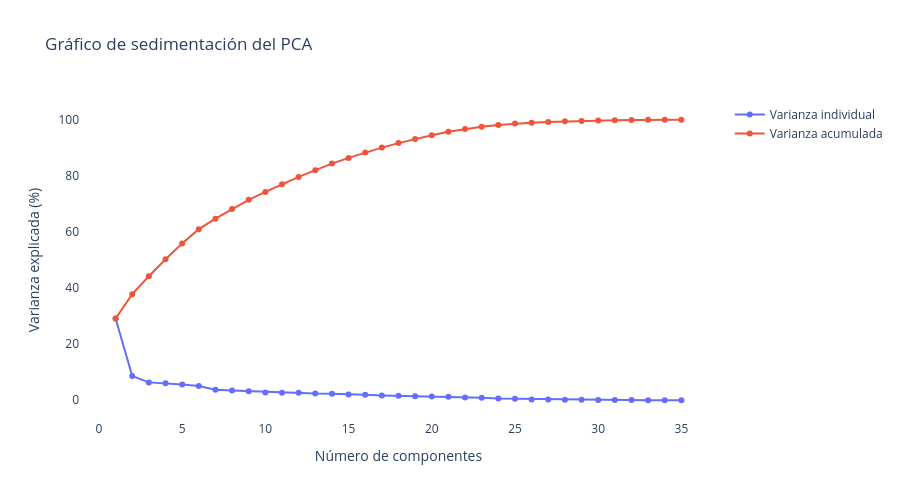

Notebook cell for this chart:
### Code cell
import plotly.graph_objects as go

components = np.arange(
    1,
    len(explained_variance) + 1
)

fig = go.Figure()

fig.add_trace(
    go.Scatter(
        x=components,
        y=explained_variance * 100,
        mode="lines+markers",
        name="Varianza individual"
    )
)

fig.add_trace(
    go.Scatter(
        x=components,
        y=cumulative_variance * 100,
        mode="lines+markers",
        name="Varianza acumulada"
    )
)

fig.update_layout(
    title="Gráfico de sedimentación del PCA",
    xaxis_title="Número de componentes",
    yaxis_title="Varianza explicada (%)",
    height=500,
    plot_bgcolor="white",
    paper_bgcolor="white"
)

fig.show()

### Figure 1 — Plotly figure (JSON) as saved in the notebook; plotly's stock layout.template omitted (floating-point values rounded to 4 significant figures)
{"data": [{"mode": "lines+markers", "name": "Varianza individual", "type": "scatter", "x": [1, 2, 3, 4, 5, 6, 7, 8, 9, 10, 11, 12, 13, 14, 15, 16, 17, 18, 19, 20, 21, 22, 23, 24, 25, 26, 27, 28, 29, 30, 31, 32, 33, 34, 35], "y": [29.16, 8.666, 6.377, 6.092, 5.621, 5.077, 3.754, 3.473, 3.255, 2.814, 2.704, 2.638, 2.394, 2.344, 2.033, 1.954, 1.713, 1.604, 1.437, 1.363, 1.217, 0.9864, 0.8589, 0.601, 0.5321, 0.2917, 0.2726, 0.1925, 0.1732, 0.1302, 0.1138, 0.07812, 0.05023, 0.02719, 0.006375]}, {"mode": "lines+markers", "name": "Varianza acumulada", "type": "scatter", "x": [1, 2, 3, 4, 5, 6, 7, 8, 9, 10, 11, 12, 13, 14, 15, 16, 17, 18, 19, 20, 21, 22, 23, 24, 25, 26, 27, 28, 29, 30, 31, 32, 33, 34, 35], "y": [29.16, 37.82, 44.2, 50.29, 55.91, 60.99, 64.74, 68.22, 71.47, 74.28, 76.99, 79.63, 82.02, 84.37, 86.4, 88.35, 90.07, 91.67, 93.11, 94.47, 95.69, 96.67, 97.53, 98.13, 98.66, 98.96, 99.23, 99.42, 99.59, 99.72, 99.84, 99.92, 99.97, 99.99, 100.0]}], "layout": {"height": 500, "paper_bgcolor": "white", "plot_bgcolor": "white", "title": {"text": "Gráfico de sedimentación del PCA"}, "xaxis": {"title": {"text": "Número de componentes"}}, "yaxis": {"title": {"text": "Varianza explicada (%)"}}}}
